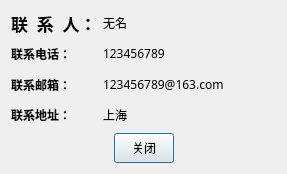
<?xml version="1.0" encoding="UTF-8"?>
<ui version="4.0">
 <class>Dialog</class>
 <widget class="QDialog" name="Dialog">
  <property name="geometry">
   <rect>
    <x>0</x>
    <y>0</y>
    <width>287</width>
    <height>174</height>
   </rect>
  </property>
  <property name="font">
   <font>
    <family>Heiti SC</family>
   </font>
  </property>
  <property name="windowTitle">
   <string>联系我们</string>
  </property>
  <property name="windowIcon">
   <iconset resource="resources.qrc">
    <normaloff>:/root/resources/image/title_main.png</normaloff>:/root/resources/image/title_main.png</iconset>
  </property>
  <property name="toolTip">
   <string>联系我们</string>
  </property>
  <property name="statusTip">
   <string>联系我们</string>
  </property>
  <property name="whatsThis">
   <string>联系我们</string>
  </property>
  <layout class="QVBoxLayout" name="verticalLayout_3">
   <item>
    <layout class="QHBoxLayout" name="horizontalLayout_2">
     <item>
      <layout class="QHBoxLayout" name="horizontalLayout">
       <item>
        <layout class="QVBoxLayout" name="verticalLayout">
         <item>
          <widget class="QLabel" name="label_3">
           <property name="font">
            <font>
             <family>Heiti SC</family>
             <pointsize>13</pointsize>
             <bold>true</bold>
            </font>
           </property>
           <property name="text">
            <string>联  系  人：</string>
           </property>
          </widget>
         </item>
         <item>
          <widget class="QLabel" name="label">
           <property name="font">
            <font>
             <family>Heiti SC</family>
             <bold>true</bold>
            </font>
           </property>
           <property name="text">
            <string>联系电话：</string>
           </property>
          </widget>
         </item>
         <item>
          <widget class="QLabel" name="label_2">
           <property name="font">
            <font>
             <family>Heiti SC</family>
             <bold>true</bold>
            </font>
           </property>
           <property name="text">
            <string>联系邮箱：</string>
           </property>
          </widget>
         </item>
         <item>
          <widget class="QLabel" name="label_4">
           <property name="font">
            <font>
             <family>Heiti SC</family>
             <bold>true</bold>
            </font>
           </property>
           <property name="text">
            <string>联系地址：</string>
           </property>
          </widget>
         </item>
        </layout>
       </item>
       <item>
        <layout class="QVBoxLayout" name="verticalLayout_2">
         <item>
          <widget class="QLabel" name="label_5">
           <property name="text">
            <string>无名</string>
           </property>
           <property name="textInteractionFlags">
            <set>Qt::TextBrowserInteraction</set>
           </property>
          </widget>
         </item>
         <item>
          <widget class="QLabel" name="label_6">
           <property name="text">
            <string>123456789</string>
           </property>
           <property name="textInteractionFlags">
            <set>Qt::TextBrowserInteraction</set>
           </property>
          </widget>
         </item>
         <item>
          <widget class="QLabel" name="label_7">
           <property name="text">
            <string>123456789@163.com</string>
           </property>
           <property name="textFormat">
            <enum>Qt::AutoText</enum>
           </property>
           <property name="textInteractionFlags">
            <set>Qt::TextBrowserInteraction</set>
           </property>
          </widget>
         </item>
         <item>
          <widget class="QLabel" name="label_8">
           <property name="text">
            <string>上海</string>
           </property>
           <property name="textInteractionFlags">
            <set>Qt::TextBrowserInteraction</set>
           </property>
          </widget>
         </item>
        </layout>
       </item>
      </layout>
     </item>
     <item>
      <spacer name="horizontalSpacer_3">
       <property name="orientation">
        <enum>Qt::Horizontal</enum>
       </property>
       <property name="sizeHint" stdset="0">
        <size>
         <width>40</width>
         <height>20</height>
        </size>
       </property>
      </spacer>
     </item>
    </layout>
   </item>
   <item>
    <layout class="QHBoxLayout" name="horizontalLayout_5">
     <item>
      <spacer name="horizontalSpacer">
       <property name="orientation">
        <enum>Qt::Horizontal</enum>
       </property>
       <property name="sizeHint" stdset="0">
        <size>
         <width>40</width>
         <height>20</height>
        </size>
       </property>
      </spacer>
     </item>
     <item>
      <widget class="QPushButton" name="pushButton">
       <property name="minimumSize">
        <size>
         <width>60</width>
         <height>30</height>
        </size>
       </property>
       <property name="maximumSize">
        <size>
         <width>60</width>
         <height>30</height>
        </size>
       </property>
       <property name="styleSheet">
        <string notr="true">background-color: qconicalgradient(cx:0.5, cy:0.5, angle:0, stop:0 rgba(237, 208, 22, 255), stop:0.225 rgba(166, 140, 41, 255), stop:0.267045 rgba(239, 206, 55, 255), stop:0.285 rgba(204, 181, 74, 255), stop:0.345 rgba(235, 219, 102, 255), stop:0.415 rgba(245, 236, 112, 255), stop:0.52 rgba(209, 190, 76, 255), stop:0.57 rgba(187, 156, 51, 255), stop:0.635 rgba(168, 142, 42, 255), stop:0.695 rgba(202, 174, 68, 255), stop:0.75 rgba(218, 202, 86, 255), stop:0.815 rgba(208, 187, 73, 255), stop:0.88 rgba(187, 156, 51, 255), stop:1 rgba(235, 213, 26, 255));</string>
       </property>
       <property name="text">
        <string>关闭</string>
       </property>
       <property name="icon">
        <iconset resource="resources.qrc">
         <normaloff>:/close/resources/image/close_2.svg</normaloff>:/close/resources/image/close_2.svg</iconset>
       </property>
       <property name="iconSize">
        <size>
         <width>20</width>
         <height>20</height>
        </size>
       </property>
      </widget>
     </item>
     <item>
      <spacer name="horizontalSpacer_2">
       <property name="orientation">
        <enum>Qt::Horizontal</enum>
       </property>
       <property name="sizeHint" stdset="0">
        <size>
         <width>40</width>
         <height>20</height>
        </size>
       </property>
      </spacer>
     </item>
    </layout>
   </item>
  </layout>
 </widget>
 <resources>
  <include location="resources.qrc"/>
 </resources>
 <connections/>
</ui>
